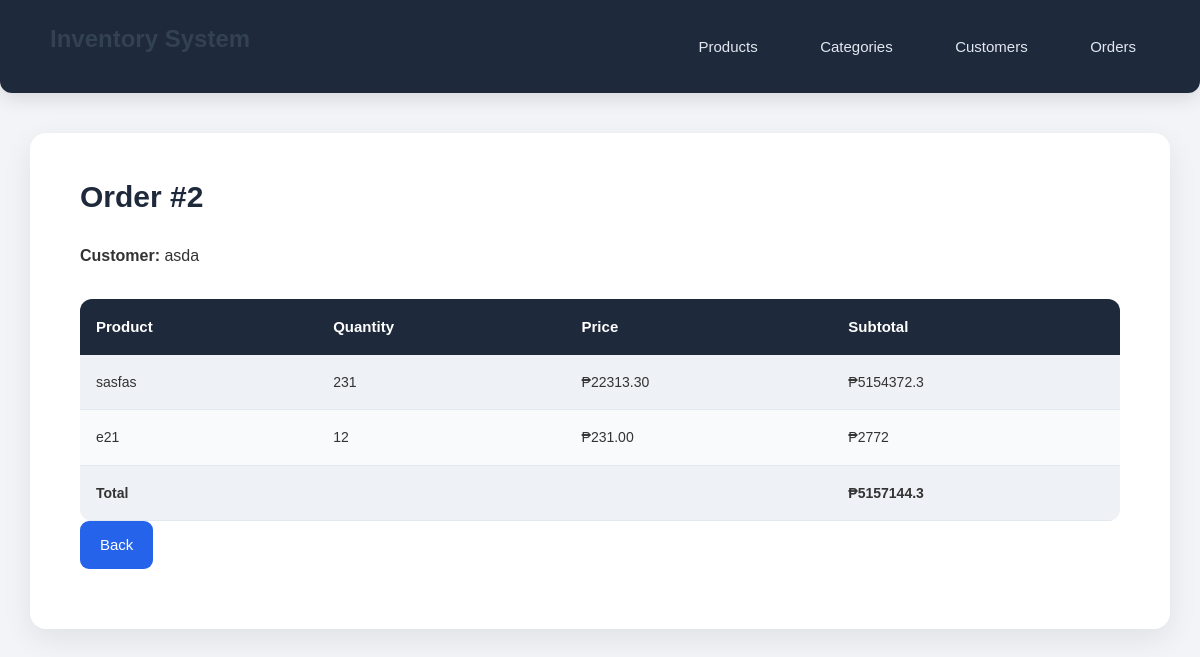
The app's page /view_order.php?id=2, older data.
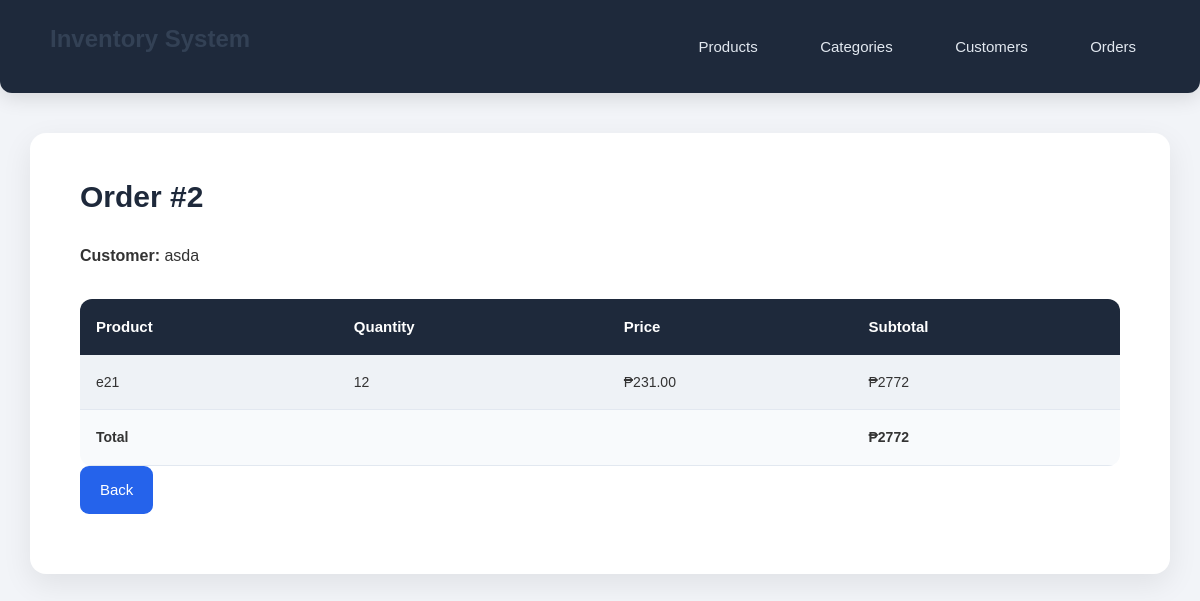
The same page, newer data.
### tables this page shows
CREATE TABLE `orders` (
  `id` int(11) NOT NULL,
  `customer_id` int(11) NOT NULL,
  `order_date` datetime DEFAULT current_timestamp()
);

CREATE TABLE `customers` (
  `id` int(11) NOT NULL,
  `name` varchar(255) NOT NULL,
  `email` varchar(255) NOT NULL,
  `phone` varchar(50) DEFAULT NULL,
  `created_at` datetime DEFAULT current_timestamp()
);

CREATE TABLE `order_items` (
  `id` int(11) NOT NULL,
  `order_id` int(11) NOT NULL,
  `product_id` int(11) NOT NULL,
  `quantity` int(11) NOT NULL DEFAULT 1,
  `price` decimal(10,2) NOT NULL
);

CREATE TABLE `products` (
  `id` int(11) NOT NULL,
  `category_id` int(11) NOT NULL,
  `name` varchar(255) NOT NULL,
  `price` decimal(10,2) NOT NULL,
  `description` text DEFAULT NULL,
  `created_at` datetime DEFAULT current_timestamp(),
  `stock` int(11) DEFAULT NULL
);

### view_order.php (the view, shortened to what this page needs)
<?php
include 'database.php';
$order_id = $_GET['id'];
$order = mysqli_fetch_assoc(mysqli_query($conn,
    "SELECT o.*, c.name AS customer_name FROM orders o
     LEFT JOIN customers c ON o.customer_id = c.id
     WHERE o.id='$order_id'"));
$items = mysqli_query($conn,
    "SELECT oi.*, p.name, p.price FROM order_items oi
     LEFT JOIN products p ON oi.product_id = p.id
     WHERE oi.order_id='$order_id'");
?>
<!DOCTYPE html>
<html>
<head>
    <link rel="stylesheet" href="style.css">
</head>
<body>
<div class="navbar">
    <div class="nav-left"><h2>Inventory System</h2></div>
    <div class="nav-right">
        <a href="index.php">Products</a>
        <a href="manage_categories.php">Categories</a>
        <a href="customers.php">Customers</a>
        <a href="orders.php">Orders</a>
    </div>
</div>
<div class="container">
    <h1>Order #<?= $order['id'];?></h1>
    <p><strong>Customer:</strong> <?= $order['customer_name'];?></p>
    <table class="table">
        <tr>
            <th>Product</th>
            <th>Quantity</th>
            <th>Price</th>
            <th>Subtotal</th>
        </tr>
        <?php $total = 0; while($row=mysqli_fetch_assoc($items)){
            $subtotal = $row['price']*$row['quantity'];
            $total += $subtotal;
        ?>
        <tr>
            <td><?= $row['name'];?></td>
            <td><?= $row['quantity'];?></td>
            <td>₱<?= $row['price'];?></td>
            <td>₱<?= $subtotal;?></td>
        </tr>
        <?php } ?>
        <tr>
            <td colspan="3"><strong>Total</strong></td>
            <td><strong>₱<?= $total;?></strong></td>
        </tr>
    </table>
    <a class="btn" href="orders.php">Back</a>
</div>
</body>
</html>

### style.css (style rules this page uses)
* { margin: 0; padding: 0; box-sizing: border-box; }
body { font-family: "Poppins", sans-serif; background: #F2F4F8; color: #333; line-height: 1.6; padding-bottom: 50px; }
.navbar { background: #1E293B; padding: 20px 50px; display: flex; justify-content: space-between; align-items: center; color: #FFF; box-shadow: 0 5px 20px rgba(0,0,0,0.12); border-radius: 0 0 12px 12px; }
.nav-left h2 { font-size: 24px; font-weight: 600; }
.nav-right a { color: #E2E8F0; text-decoration: none; margin-left: 30px; font-size: 15px; padding: 10px 14px; border-radius: 8px; transition: 0.3s; }
.container { width: 95%; max-width: 1250px; background: white; margin: 40px auto; padding: 40px 50px; border-radius: 16px; box-shadow: 0 10px 30px rgba(0,0,0,0.08); animation: fadeIn 0.5s ease; }
h1 { font-size: 30px; margin-bottom: 22px; font-weight: 700; color: #1E293B; }
h2 { font-size: 22px; margin-bottom: 15px; font-weight: 600; color: #334155; }
.btn { background: #2563EB; color: white; padding: 12px 20px; border-radius: 9px; font-size: 15px; text-decoration: none; display: inline-block; transition: 0.3s; margin-bottom: 20px; }
.table { width: 100%; border-collapse: collapse; margin-top: 30px; overflow: hidden; border-radius: 12px; }
.table th { background: #1E293B; color: #FFF; padding: 16px; font-size: 15px; text-align: left; }
.table td { background: #F8FAFC; padding: 16px; border-bottom: 1px solid #E2E8F0; font-size: 14px; }
.table tr:nth-child(even) td { background: #EEF2F6; }

Row changes from the older to the newer data that the page shows:
removed order_items: product.name "sasfas", quantity "231", product.price "22313.30", subtotal "5154372.3"
Text that changed along with them:
$total: "5157144.3" → "2772"
